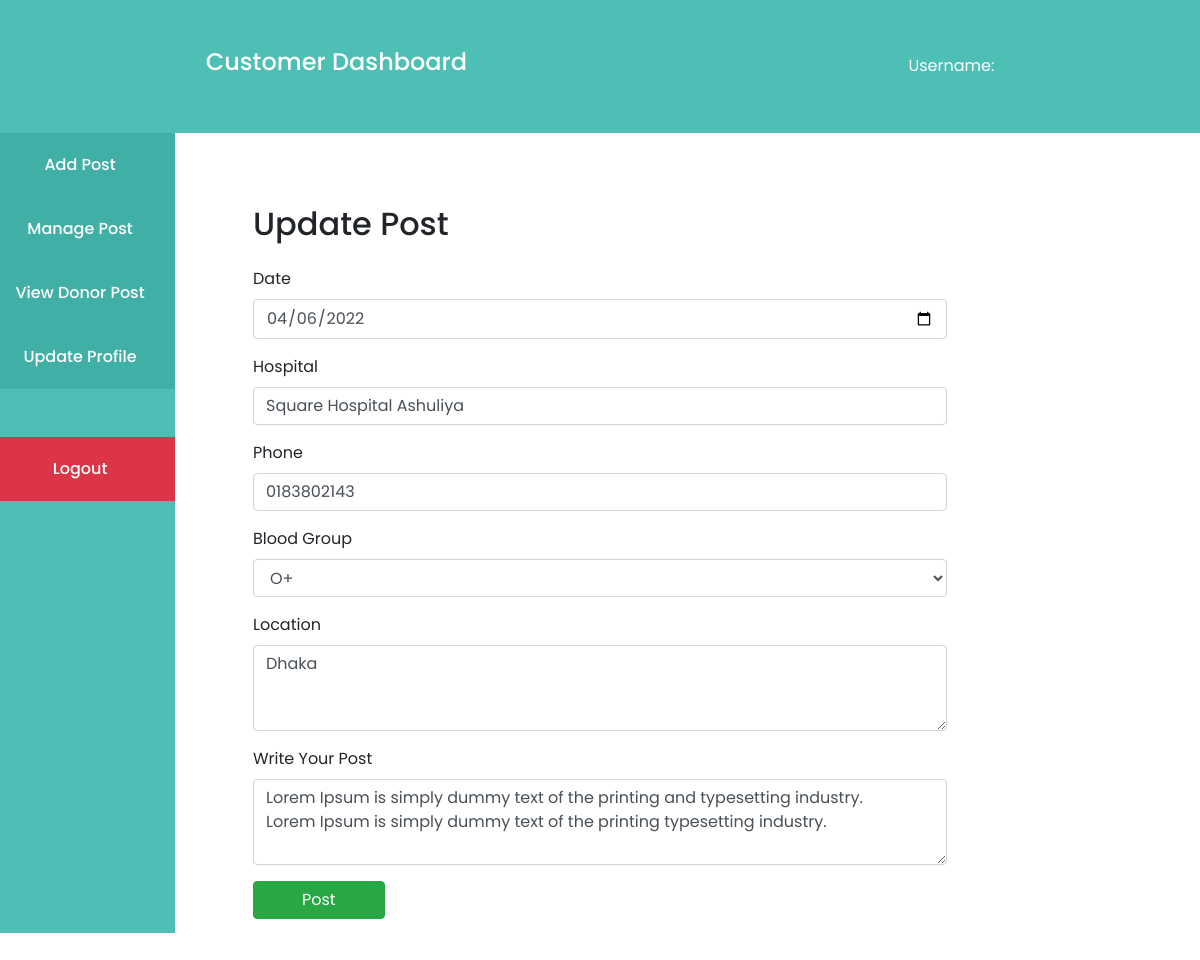
Page /customer_update_post.php?id=4 on the committed database.
### tables this page shows
CREATE TABLE `post` (
  `post_id` int(11) NOT NULL,
  `user_id` int(11) NOT NULL,
  `hospital_name` varchar(150) NOT NULL,
  `date` varchar(30) NOT NULL,
  `phone` varchar(11) NOT NULL,
  `blood_group` varchar(10) NOT NULL,
  `address` text NOT NULL,
  `post` text NOT NULL
);

### customer_update_post.php (the view, shortened to what this page needs)
<?php
require "includes/header.php";
$post_id = $_GET['id'];
require "dashboard_content/customer_dashboard_header.php";
require "includes/db.php";
$query = "SELECT * FROM post WHERE post_id = '$post_id'";
$result = mysqli_query($conn, $query);
?>
<div class="container_fluid">
    <div class="row">
        <?php
        require "dashboard_content/customer_dashboard_menu.php";
        ?>
        <div class="col-md-8 pt-4">
            <div class="dashboard-content p-5">
                <h2 class="mb-4">Update Post</h2>
                <?php
                foreach ($result as $single_data) :
                ?>
                    <form action="customer_update_post_code.php" method="post">
                        <div class="form-group">
                            <label>Date</label>
                            <input type="date" class="form-control" name="date" value="<?= $single_data['date'] ?>">
                        </div>
                        <div class="form-group">
                            <label>Hospital</label>
                            <input type="text" class="form-control" name="hospital" value="<?= $single_data['hospital_name'] ?>">
                        </div>
                        <div class="form-group">
                            <label>Phone</label>
                            <input type="text" class="form-control" name="phone" value="<?= $single_data['phone'] ?>">
                        </div>
                        <div class="form-group">
                            <label>Blood Group</label>
                            <select class="form-control" name="blood_group">
                                <option hidden><?= $single_data['blood_group'] ?></option>
                            </select>
                        </div>
                        <div class="form-group">
                            <label>Location</label>
                            <textarea class="form-control" rows="3" name="location"><?= $single_data['address'] ?></textarea>
                        </div>
                        <div class="form-group">
                            <label>Write Your Post</label>
                            <textarea class="form-control" rows="3" name="post"><?= $single_data['post'] ?></textarea>
                        </div>
                        <button type="submit" class="btn btn-success px-5">Post</button>
                    </form>
                <?php
                endforeach;
                ?>
            </div>
        </div>
    </div>
</div>
<?php
require "includes/footer.php";
?>

### includes/style.css (style rules this page uses)
:root { --primary: #4DBFB5; }
* { margin: 0; padding: 0; list-style: none; }
body { font-family: 'Poppins', sans-serif; overflow-x: hidden; }
.row>[class*=col-] { display: flex; flex-direction: column; flex-grow: 1; }

### rows in the picture
post: date "04/06/2022", hospital "Square Hospital Ashuliya", phone "0183802143", blood_group "O+", location "Dhaka", post "Lorem Ipsum is simply dummy text of the printing and typesetting industry. Lorem Ipsum is simply dummy text of the printing typesetting industry."
